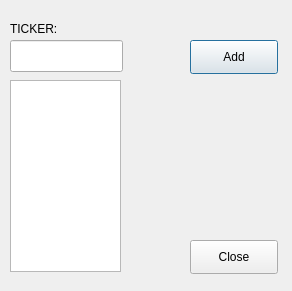
<?xml version="1.0" encoding="UTF-8"?>
<ui version="4.0">
 <class>QWinAddTicker</class>
 <widget class="QDialog" name="QWinAddTicker">
  <property name="geometry">
   <rect>
    <x>0</x>
    <y>0</y>
    <width>292</width>
    <height>291</height>
   </rect>
  </property>
  <property name="windowTitle">
   <string>Dialog</string>
  </property>
  <widget class="QLineEdit" name="lineEdit">
   <property name="geometry">
    <rect>
     <x>10</x>
     <y>40</y>
     <width>113</width>
     <height>32</height>
    </rect>
   </property>
  </widget>
  <widget class="QLabel" name="label">
   <property name="geometry">
    <rect>
     <x>10</x>
     <y>20</y>
     <width>57</width>
     <height>18</height>
    </rect>
   </property>
   <property name="text">
    <string>TICKER:</string>
   </property>
  </widget>
  <widget class="QPushButton" name="pushButton_Add">
   <property name="geometry">
    <rect>
     <x>190</x>
     <y>40</y>
     <width>88</width>
     <height>34</height>
    </rect>
   </property>
   <property name="text">
    <string>Add</string>
   </property>
  </widget>
  <widget class="QPushButton" name="pushButton_Close">
   <property name="geometry">
    <rect>
     <x>190</x>
     <y>240</y>
     <width>88</width>
     <height>34</height>
    </rect>
   </property>
   <property name="text">
    <string>Close</string>
   </property>
  </widget>
  <widget class="QTableWidget" name="tableWidget">
   <property name="geometry">
    <rect>
     <x>10</x>
     <y>80</y>
     <width>111</width>
     <height>192</height>
    </rect>
   </property>
  </widget>
 </widget>
 <resources/>
 <connections>
  <connection>
   <sender>pushButton_Close</sender>
   <signal>clicked()</signal>
   <receiver>QWinAddTicker</receiver>
   <slot>hide()</slot>
   <hints>
    <hint type="sourcelabel">
     <x>183</x>
     <y>246</y>
    </hint>
    <hint type="destinationlabel">
     <x>128</x>
     <y>145</y>
    </hint>
   </hints>
  </connection>
 </connections>
</ui>
